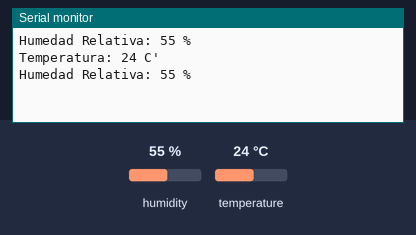
Simulated run of this sketch. Board: Arduino Uno, built with avr-gcc and run on an emulated ATmega328P. On the bench: the last lines printed to the serial monitor. The test bench sets the inputs (shaded band); at power-on: humidity 55 %, temperature 24 °C.

Above: at 5.8 s.
5.9 s: humidity set to 22 %
At 8.3 s:
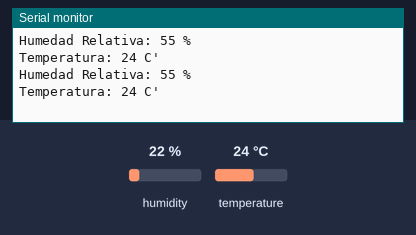
11.9 s: temperature set to 12 °C
At 13.0 s:
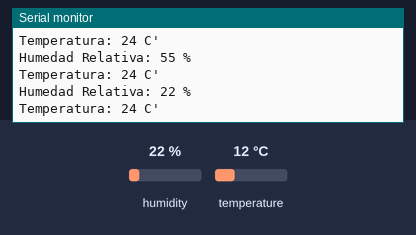
17.9 s: humidity set to 40 %
At 20.5 s:
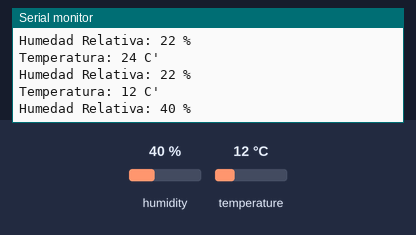
Timing chart, 0 to 22.0 s (numbered marks = the images above; inputs shaded):
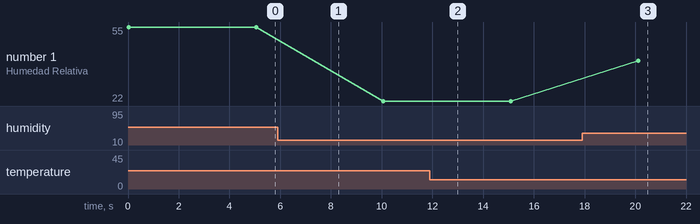

The sketch:

DHT_sensor_test.ino
```cpp
#include <dht.h>

#define DHTPIN 5
#define DHTTYPE DHT11
DHT dht(DHTPIN, DHTTYPE);
void setup() {
  Serial.begin(9600);
  dht.begin();
}
void loop() {
  int h = dht.readHumidity();// Lee la humedad
  int t= dht.readTemperature();//Lee la temperatura
  //////////////////////////////////////////////////Humedad
  Serial.print("Humedad Relativa: ");
  Serial.print(h);//Escribe la humedad
  Serial.println(" %");
  delay (2500);
  ///////////////////////////////////////////////////Temperatura
  Serial.print("Temperatura: ");
  Serial.print(t);//Escribe la temperatura
  Serial.println(" C'");
  delay (2500);
}
```

Measured:
- after the input at 17.9 s, the serial monitor: prints a new line after 2.2 s (image 3)
- plotted number 1: 55 → 22 after the input at 5.9 s, 22 → 40 after the input at 17.9 s
